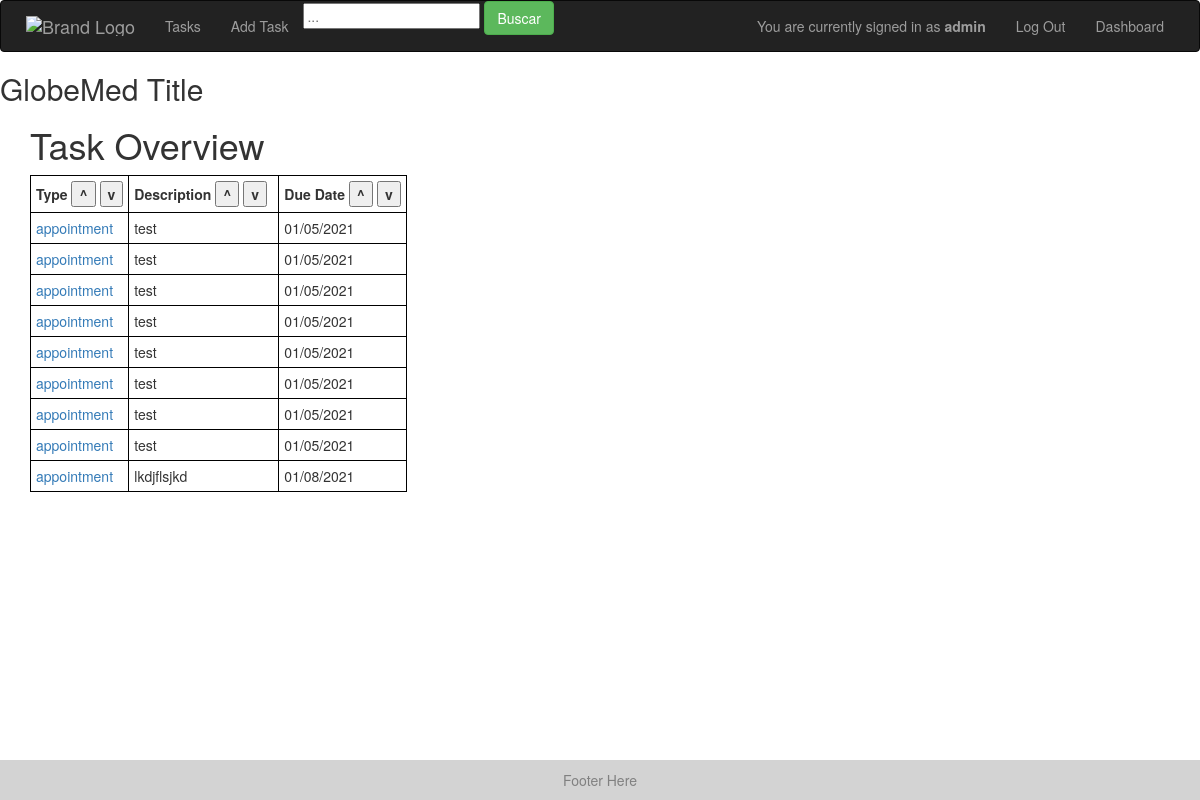
The page /tasks (signed in) on the database as committed earlier.
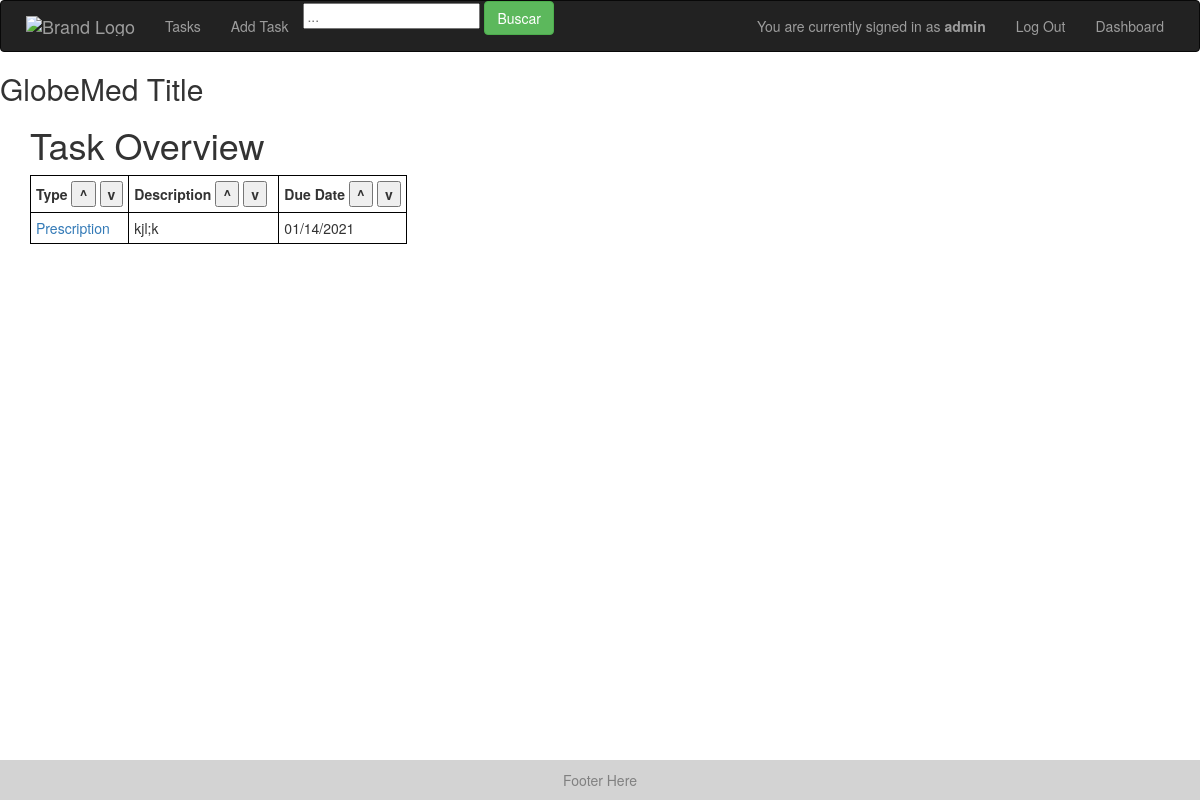
The same page on the database as committed later.
### models.py (models this page shows)
class Task(Base):
    __tablename__ = "tasks"
    id = Column(Integer, primary_key=True)
    task_type = Column(String, default="Generic")
    creator_id = Column(Integer)
    created_datetime = Column(DateTime)
    created_datestring = Column(String)
    due_datetime = Column(DateTime)
    due_datestring = Column(String)
    description = Column(String)
    completed = Column(Boolean) # completed or not
    fields = Column(PickleType) # dictionary of strings to strings

### app.py (the view)
@app.route('/tasks')
@check_login_wrapper
def tasks():
    return render_template("tasks.html", tasks=get_tasks(), col_strings = ["Due Date"], col_vars = ["due_datestring"])

### app.py (called while the page is built)
def check_login_wrapper(func):
    @wraps(func)
    def inner(*args, **kwargs):
        print("here")
        if "username" not in login_session:
            return redirect(url_for('login'))
        return func(*args, **kwargs)
    return inner

### database.py (called while the page is built)
def get_tasks():
    return session.query(Task).all()

### templates/tasks.html (shortened to what this page needs)
{% extends "layout.html" %}
{% block body %}
	<h1>Task Overview</h1>
	<table id="task-table">
		<tr>
			<th> Type <button onclick="sortTable(0)">^</button> <button onclick="sortTable(0, true)">v</button></th>
			<th>Description <button onclick="sortTable(1)">^</button> <button onclick="sortTable(1, true)">v</button></th>
			{% for col in col_strings %}
				<th> {{ col }} <button onclick="sortTable( {{loop.index+1}} )">^</button> <button onclick="sortTable({{loop.index+1}}, true)">v</button></th>
			{% endfor %}
	    </tr>
	{% for task in tasks %}
		<tr class="task-row">
			<td><a href="/task/{{task.id}}"> {{ task.task_type }} </a></td>
			{% if task.description|length > 20 %}
		        <td class="desc-col"> {{ task.description[:20] }} <span class="tooltip2">...<span class="tooltiptext">{{ task.description }}</span></span></td>
		    {% else %}
		    	<td class="desc-col"> {{ task.description }} </td>
		    {% endif %}
	        {% for col in col_vars %}
				<td> {{ task[col] }} </td>
			{% endfor %}
	    </tr>
    {% endfor %}
    </table>
{%endblock%}

### templates/layout.html (shortened to what this page needs)
<!doctype html>
<html lang="en">
<head>
  <link rel="stylesheet" href="https://maxcdn.bootstrapcdn.com/bootstrap/3.3.7/css/bootstrap.min.css">
  <link rel="stylesheet" href="{{url_for('static', filename='style.css')}}">
</head>
<body style="position: relative;  min-height: 100vh;">
  <nav class="navbar navbar-inverse">
      <div class="navbar-header">
        <a class="navbar-brand" href="/">
          <img alt="Brand Logo" src="{{url_for('static', filename='brand_logo.png')}}" style="max-height: 100%;">
        </a>
        <ul class="nav navbar-nav">
          <li><a href = "{{url_for('tasks')}}">Tasks</a></li>
          <li><a href = "{{url_for('add_task')}}">Add Task</a></li>
          <li>
            <form action="{{ url_for('search') }}" method = 'post'>
              <input id="input-search" class="search-bar" type="text" name="search" placeholder="...">
              <button class="btn btn-success" type="submit" id="search"> Buscar </button>
            </form>
          </li>
        </ul>
      </div>
      <div class="collapse navbar-collapse" id="navbar-collapse-1">
        <div class="navbar-right">
        {% if 'id' in session %}
          <div class="navbar-text" id="userbox">
              You are currently signed in as <strong>{{session['username']}}</strong>
              </div>
              <ul class="nav navbar-nav">
                <li><a href = "{{url_for('logout')}}">Log Out</a></li>
              </ul>
            {%if session['is_admin']%}
                <ul class="nav navbar-nav">
                  <li><a href = "{{url_for('dashboard')}}">Dashboard</a></li>
                </ul>
            {%endif%}
        {%endif%}
        </div>
      </div>
  </nav>
  <div class="logo">
    <h2>GlobeMed Title</h2>
  </div>
  <div style="margin-left: 30px; margin-right: 30px; padding-bottom: 5.5rem;    /* Footer height */">
  {% block body %}
  {% endblock %}
  </div>
  <div>
    <div class="footer">
      <span> Footer Here </span>
    </div>
  </div>
</body>
</html>

### static/style.css (style rules this page uses)
.footer { left: 0; bottom: 0; width: 100%; background-color: lightgrey; padding: 10px; color: grey; text-align: center; position: absolute; bottom: 0; width: 100%; height: 4rem; }
th { padding: 5px; border: 1px solid black; }
td { padding: 5px; border: 1px solid black; }
input { max-width: 500px; }
.navbar { padding-left: 10px; padding-right: 20px; }
.desc-col { width: 150px; max-height: 20px; }
.task-row { max-height: 20px; white-space: nowrap; }

Rows that differ between the two databases and show on the page:
removed Task: task_type "appointment", description "test", due_datestring "01/05/2021"
removed Task: task_type "appointment", description "test", due_datestring "01/05/2021"
removed Task: task_type "appointment", description "test", due_datestring "01/05/2021"
removed Task: task_type "appointment", description "test", due_datestring "01/05/2021"
removed Task: task_type "appointment", description "test", due_datestring "01/05/2021"
removed Task: task_type "appointment", description "test", due_datestring "01/05/2021"
removed Task: task_type "appointment", description "test", due_datestring "01/05/2021"
removed Task: task_type "appointment", description "test", due_datestring "01/05/2021"
removed Task: task_type "appointment", description "lkdjflsjkd", due_datestring "01/08/2021"
added Task: task_type "Prescription", description "kjl;k", due_datestring "01/14/2021"
